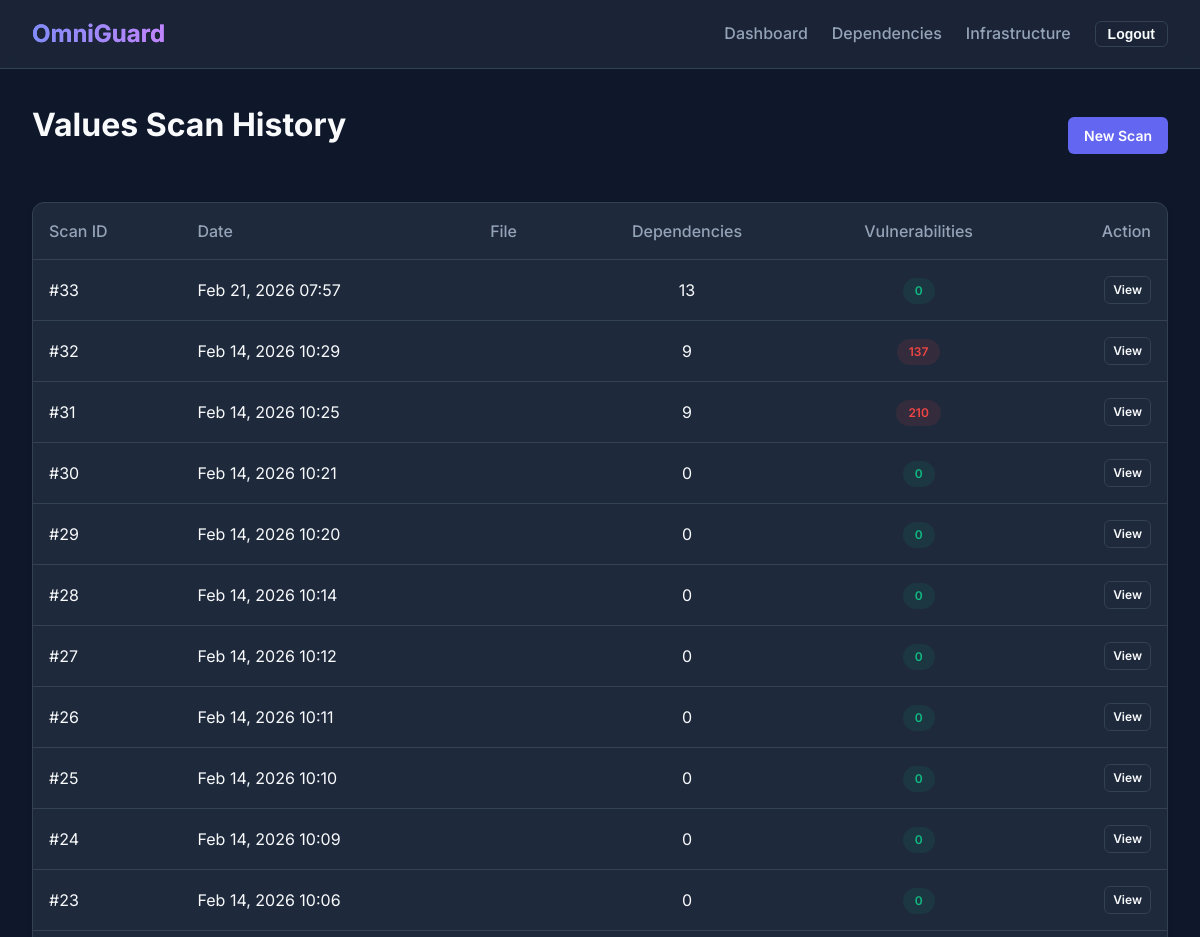
Before: /analyze-code/history/ (signed in, upper part) with the older database file.
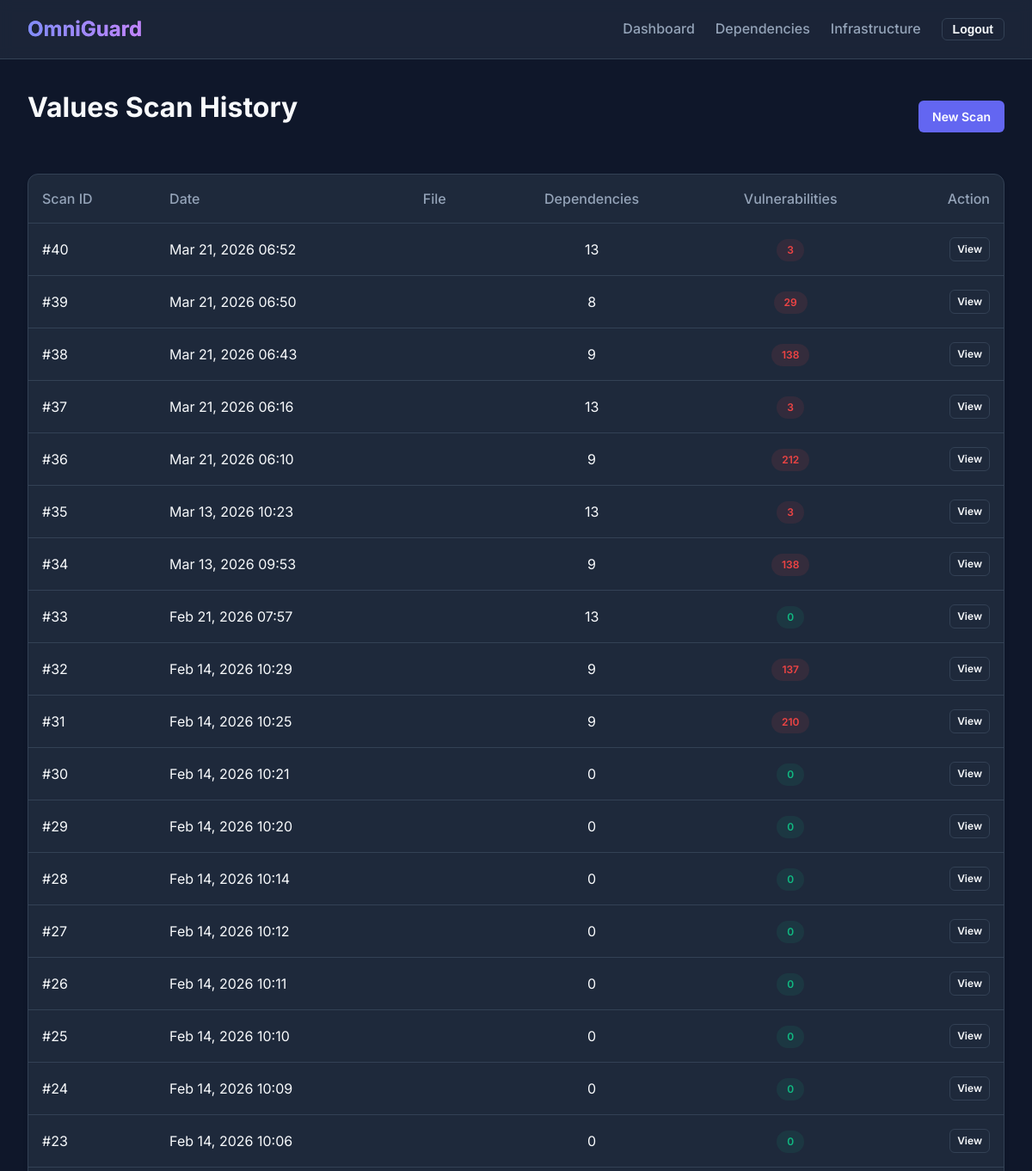
After: the same page with the newer database file.
### dependency_analysis/models.py (models this page shows, shortened)
class ScanReport(models.Model):
    user = models.ForeignKey(User, on_delete=models.CASCADE)
    scan_date = models.DateTimeField(auto_now_add=True)
    total_dependencies = models.IntegerField(default=0)
    vulnerabilities_found = models.IntegerField(default=0)

### dependency_analysis/views.py (the view)
# urls.py: path('analyze-code/history/', views.report_list_view, name='dependency_report_list'),
@login_required
def report_list_view(request):
    reports = ScanReport.objects.filter(user=request.user).order_by('-scan_date')
    return render(request, 'dependency_analysis/report_list.html', {'reports': reports})

### templates/dependency_analysis/report_list.html (shortened to what this page needs)
{% extends 'base.html' %}
{% block content %}
<div class="fade-in">
    <div style="display: flex; justify-content: space-between; align-items: center; margin-bottom: 2rem;">
        <h1>Values Scan History</h1>
        <a href="{% url 'upload_dependency' %}" class="btn btn-primary">New Scan</a>
    </div>
    <div class="card" style="padding: 0;">
        <table style="width: 100%; border-collapse: collapse;">
            <thead>
                <tr style="border-bottom: 1px solid var(--border-color);">
                    <th style="text-align: left; padding: 1rem; color: var(--text-muted); font-weight: 500;">Scan ID</th>
                    <th style="text-align: left; padding: 1rem; color: var(--text-muted); font-weight: 500;">Date</th>
                    <th style="text-align: left; padding: 1rem; color: var(--text-muted); font-weight: 500;">File</th>
                    <th style="text-align: center; padding: 1rem; color: var(--text-muted); font-weight: 500;">Dependencies</th>
                    <th style="text-align: center; padding: 1rem; color: var(--text-muted); font-weight: 500;">Vulnerabilities</th>
                    <th style="text-align: right; padding: 1rem; color: var(--text-muted); font-weight: 500;">Action</th>
                </tr>
            </thead>
            <tbody>
                {% for report in reports %}
                <tr style="border-bottom: 1px solid var(--border-color);">
                    <td style="padding: 1rem;">#{{ report.id }}</td>
                    <td style="padding: 1rem;">{{ report.scan_date|date:"M d, Y H:i" }}</td>
                    <td style="padding: 1rem;">{{ report.uploaded_file.name }}</td>
                    <td style="padding: 1rem; text-align: center;">{{ report.total_dependencies }}</td>
                    <td style="padding: 1rem; text-align: center;">
                        {% if report.vulnerabilities_found > 0 %}
                            <span class="status-badge status-danger">{{ report.vulnerabilities_found }}</span>
                        {% else %}
                            <span class="status-badge status-success">0</span>
                        {% endif %}
                    </td>
                    <td style="padding: 1rem; text-align: right;">
                        <a href="{% url 'dependency_report_detail' report.id %}" class="btn btn-outline" style="padding: 0.25rem 0.5rem; font-size: 0.75rem;">View</a>
                    </td>
                </tr>
                {% empty %}
                <tr>
                    <td colspan="6" style="padding: 2rem; text-align: center; color: var(--text-muted);">No scans found.</td>
                </tr>
                {% endfor %}
            </tbody>
        </table>
    </div>
</div>
{% endblock %}

Changed rows visible on the page:
added ScanReport: id "40", scan_date "Mar 21, 2026 06:52", total_dependencies "13", vulnerabilities_found "3"
added ScanReport: id "39", scan_date "Mar 21, 2026 06:50", total_dependencies "8", vulnerabilities_found "29"
added ScanReport: id "38", scan_date "Mar 21, 2026 06:43", total_dependencies "9", vulnerabilities_found "138"
added ScanReport: id "37", scan_date "Mar 21, 2026 06:16", total_dependencies "13", vulnerabilities_found "3"
added ScanReport: id "36", scan_date "Mar 21, 2026 06:10", total_dependencies "9", vulnerabilities_found "212"
added ScanReport: id "35", scan_date "Mar 13, 2026 10:23", total_dependencies "13", vulnerabilities_found "3"
added ScanReport: id "34", scan_date "Mar 13, 2026 09:53", total_dependencies "9", vulnerabilities_found "138"
